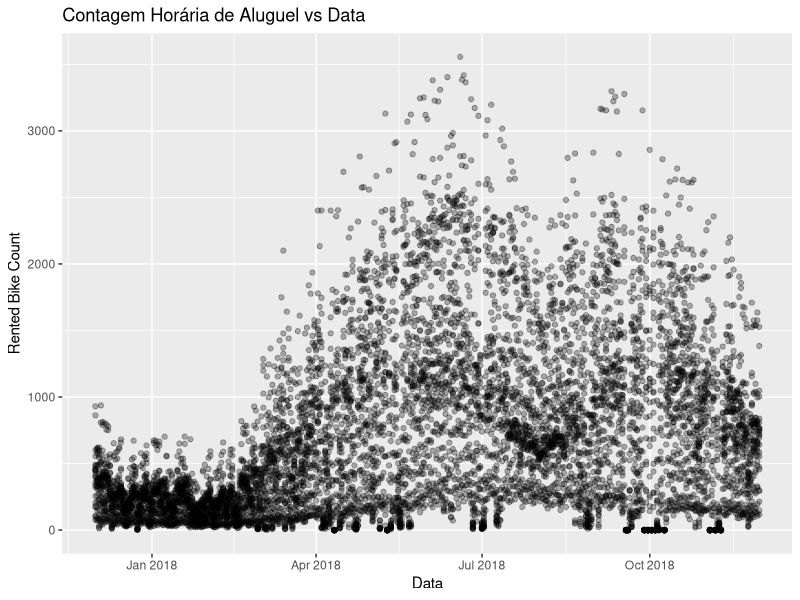
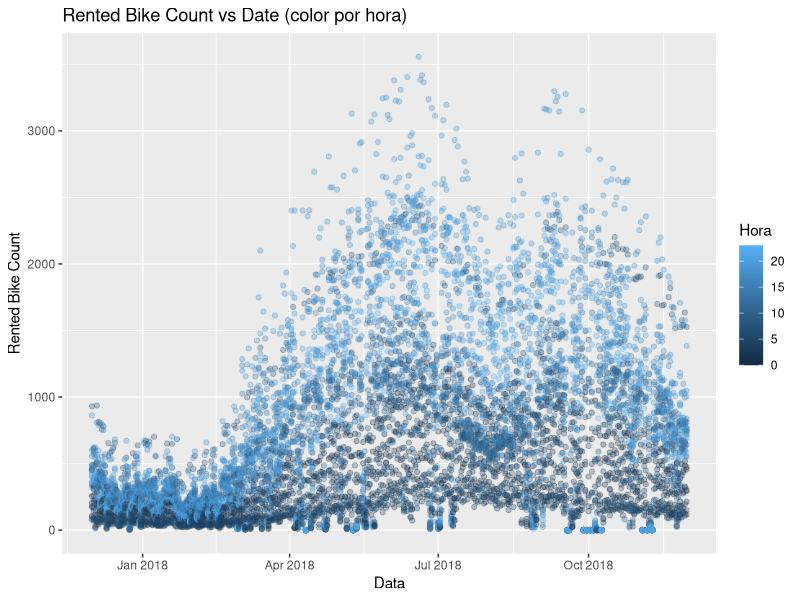
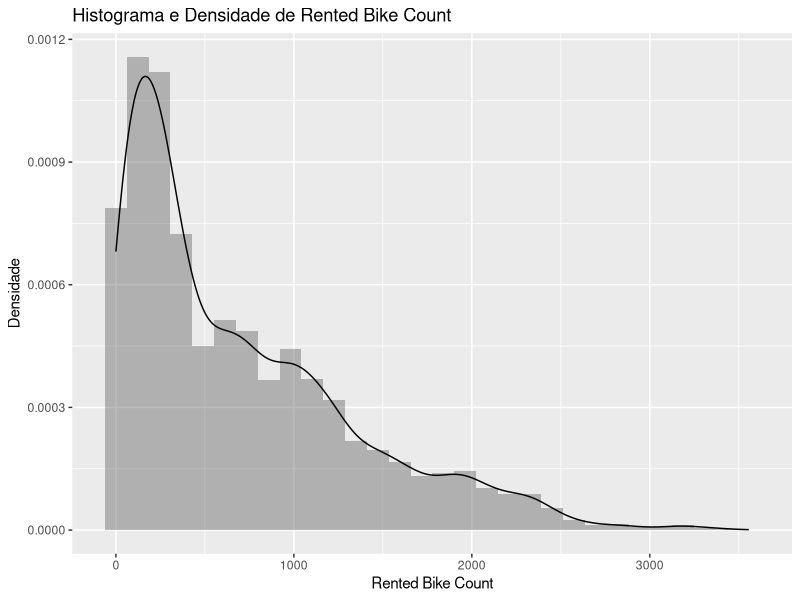
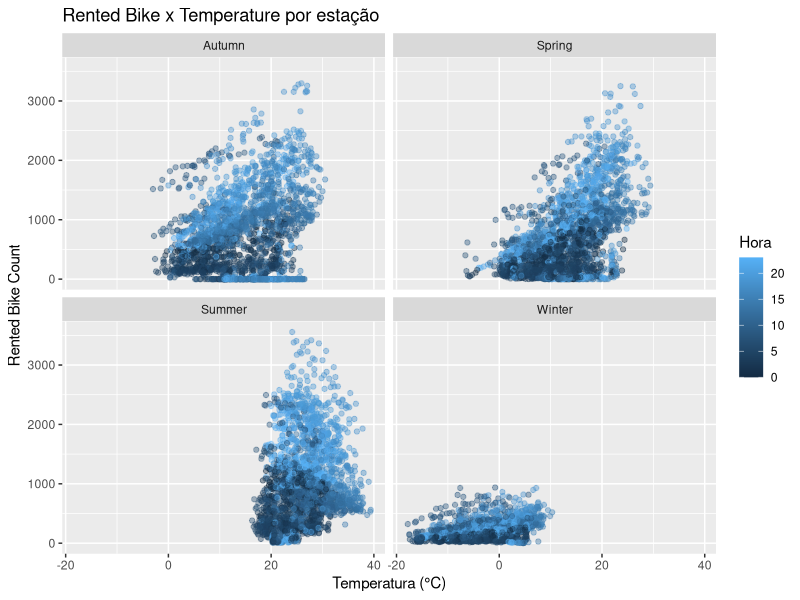
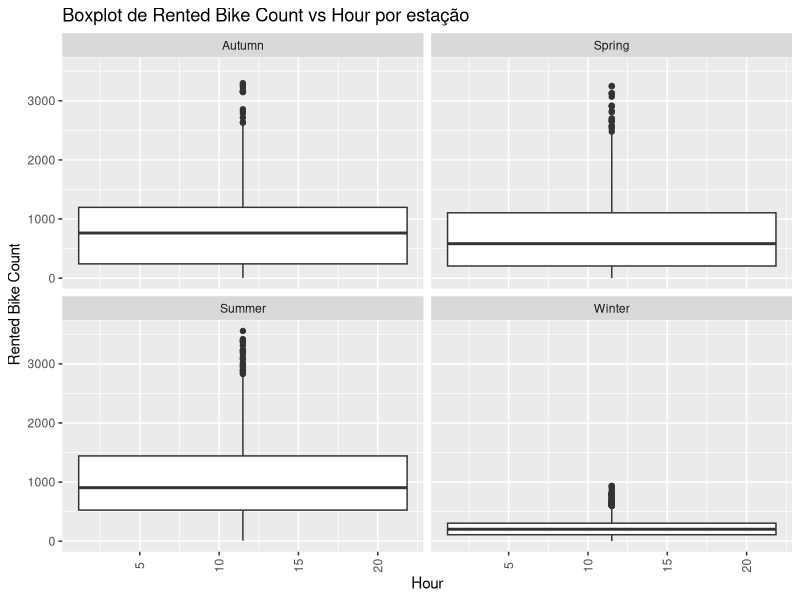

Source code (R) for these figures, in order:
# ====================================================================================
# File: scripts/4_EDA_ggplot.R
# Description: Análise exploratória e visualizações com ggplot2
# ====================================================================================

# 1. Carregar pacotes
library(tidyverse)
library(lubridate)

# 2. Carregar dataset limpo de Seoul
seoul <- read_csv("data_clean/seoul_bike_clean.csv")

# 3. Conferir estrutura e estatísticas básicas
glimpse(seoul)
summary(seoul)

# 4. Tarefa 5: Quantos registros são feriados?
num_feriados <- seoul %>%
  filter(holiday == 1) %>%
  nrow()
message("Número de registros em feriado: ", num_feriados)

# 5. Tarefa 6: Percentual de registros que são feriado
perc_feriados <- seoul %>%
  summarise(pct = mean(holiday == 1) * 100) %>%
  pull(pct)
message("Percentual de registros em feriado: ", round(perc_feriados, 2), "%")

# 6. Tarefa 7: Quantos registros esperaríamos para um ano completo?
registros_info <- seoul %>%
  summarise(
    min_date = min(date),
    max_date = max(date),
    diff_days = as.numeric(difftime(max_date, min_date, units = "days")),
    total_registros = n()
  )
print(registros_info)

# 7. Tarefa 8: Frequência de functioning_day
freq_function <- seoul %>%
  count(functioning_day)
print(freq_function)

# 8. Tarefa 9: Precipitação total e queda de neve por estação
precip_sazonal <- seoul %>%
  group_by(season) %>%
  summarise(
    total_precip = sum(precipitation, na.rm = TRUE),
    total_snow = sum(snow_fall, na.rm = TRUE)
  )
print(precip_sazonal)

# 9. Tarefa 10: Scatter RENTED_BIKE_COUNT vs DATE
p1 <- ggplot(seoul, aes(x = date, y = rented_bike_count)) +
  geom_point(alpha = 0.3) +
  labs(
    title = "Contagem Horária de Aluguel vs Data",
    x = "Data",
    y = "Rented Bike Count"
  )
ggsave("figures/scatter_bike_date.png", p1, width = 8, height = 4)

# 10. Tarefa 11: Scatter colorido por HORA
p2 <- ggplot(seoul, aes(x = date, y = rented_bike_count, color = hour)) +
  geom_point(alpha = 0.3) +
  labs(
    title = "Rented Bike Count vs Date (color por hora)",
    x = "Data",
    y = "Rented Bike Count",
    color = "Hora"
  )
ggsave("figures/scatter_bike_date_hour.png", p2, width = 8, height = 4)

# 11. Tarefa 12: Histograma + densidade de RENTED_BIKE_COUNT
p3 <- ggplot(seoul, aes(x = rented_bike_count)) +
  geom_histogram(aes(y = ..density..), bins = 30, alpha = 0.4) +
  geom_density() +
  labs(
    title = "Histograma e Densidade de Rented Bike Count",
    x = "Rented Bike Count",
    y = "Densidade"
  )
ggsave("figures/hist_density_rented.png", p3, width = 6, height = 4)

# 12. Tarefa 13: Scatter RENTED_BIKE_COUNT vs TEMPERATURE por estação, color por HORA
p4 <- ggplot(seoul, aes(x = temperature, y = rented_bike_count, color = hour)) +
  geom_point(alpha = 0.4) +
  facet_wrap(~ season) +
  labs(
    title = "Rented Bike x Temperature por estação",
    x = "Temperatura (°C)",
    y = "Rented Bike Count",
    color = "Hora"
  )
ggsave("figures/scatter_bike_temp_season.png", p4, width = 10, height = 6)

# 13. Tarefa 14: Boxplots RENTED_BIKE_COUNT vs HORA por estação
p5 <- ggplot(seoul, aes(x = hour, y = rented_bike_count)) +
  geom_boxplot() +
  facet_wrap(~ season, nrow = 2) +
  labs(
    title = "Boxplot de Rented Bike Count vs Hour por estação",
    x = "Hour",
    y = "Rented Bike Count"
  ) +
  theme(axis.text.x = element_text(angle = 90, vjust = 0.5))
ggsave("figures/boxplot_bike_hour_season.png", p5, width = 10, height = 6)

# 14. Tarefa 15: Precipitação e queda de neve diárias
diario <- seoul %>%
  group_by(date) %>%
  summarise(
    total_precip = sum(precipitation, na.rm = TRUE),
    total_snow = sum(snow_fall, na.rm = TRUE)
  )
write_csv(diario, "data_clean/diario_precip_snow.csv")

# 15. Tarefa 16: Quantos dias tiveram queda de neve?
dias_neve <- diario %>%
  filter(total_snow > 0) %>%
  nrow()
message("Número de dias com neve: ", dias_neve)
